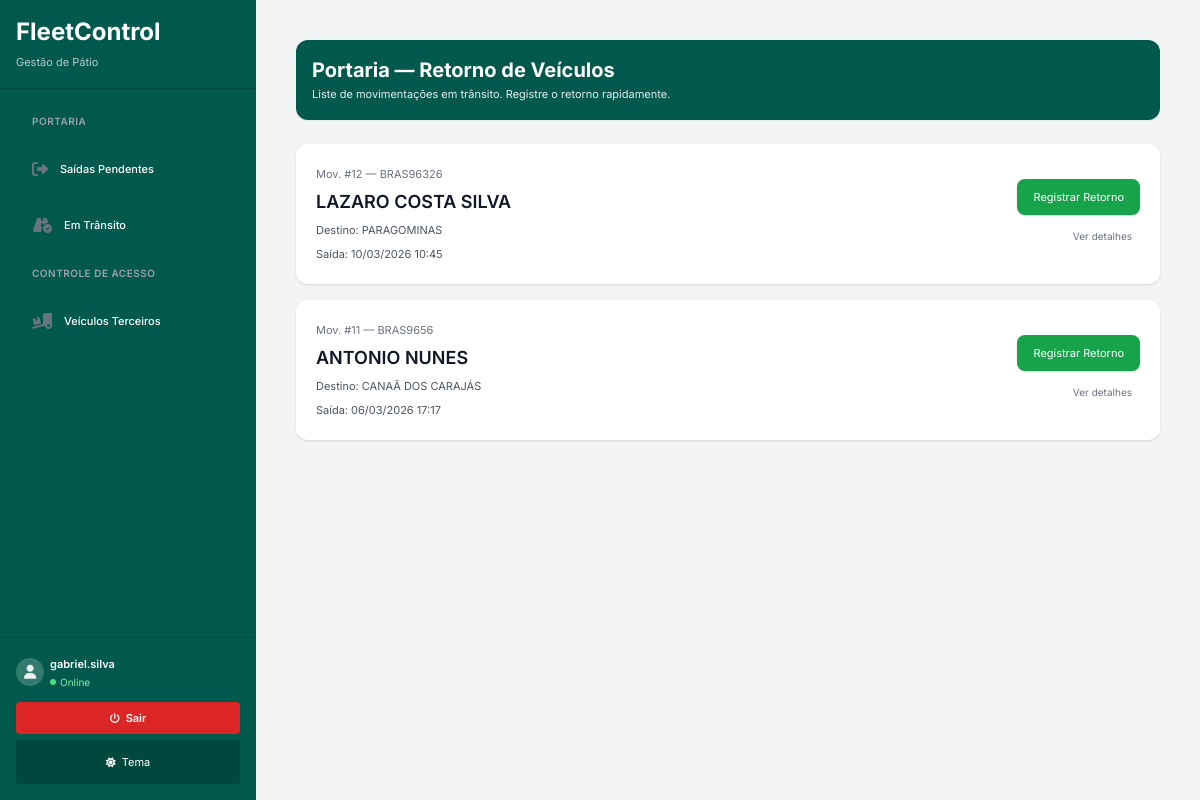
The page /movimentacoes/portaria/retorno/ (signed in) on the database its author committed.
### movimentacoes/models.py (models this page shows, shortened)
class Movimentacao(models.Model):
    STATUS_CHOICES = (
        ("aguardando_checklist_saida", "Aguardando Checklist de Saída"),
        ("aguardando_saida_portaria", "Aguardando Saída da Portaria"),
        ("em_andamento", "Em Andamento"),
        ("aguardando_checklist_retorno", "Aguardando Checklist de Retorno"),
        ("aguardando_retorno_portaria", "Aguardando Retorno da Portaria"),
        ("divergencia_km", "Divergência de KM"),
        ("finalizado", "Finalizado"),
    )
    ORIGEM_CHOICES = (
        ("SISTEMA", "Gerada pelo sistema"),
        ("MANUAL", "Criada manualmente"),
    )
    solicitacao = models.ForeignKey(
        SolicitacaoVeiculo,
        on_delete=models.SET_NULL,
        null=True,
        blank=True,
        related_name="movimentacoes"
    )
    veiculo = models.ForeignKey(Veiculo, on_delete=models.CASCADE)
    motorista = models.ForeignKey(Motorista, on_delete=models.CASCADE)
    origem = models.CharField(
        max_length=20,
        choices=ORIGEM_CHOICES,
        default="SISTEMA",
        db_index=True
    )
    destino = models.CharField(max_length=255)
    finalidade = models.CharField(max_length=255, blank=True)
    status = models.CharField(max_length=40, choices=STATUS_CHOICES)
    km_saida = models.BigIntegerField(null=True, blank=True)
    km_retorno = models.BigIntegerField(null=True, blank=True)
    data_saida = models.DateTimeField(auto_now_add=True)
    data_retorno = models.DateTimeField(null=True, blank=True)
    distancia_percorrida = models.BigIntegerField(null=True, blank=True)
    observacao = models.TextField(blank=True)  # Observações gerais
    observacao_portaria = models.TextField(
        blank=True,
        null=True,
        verbose_name="Observações da portaria (saída)"
    )
    observacao_portaria_retorno = models.TextField(
    blank=True,
    null=True,
    verbose_name="Observações da portaria (retorno)"
)
    porteiro_saida = models.ForeignKey(
        User,
        on_delete=models.SET_NULL,
        null=True,
        blank=True,
        related_name="movimentacoes_porteiro_saida"
    )
    porteiro_saida_nome = models.CharField(max_length=120, null=True, blank=True)
    porteiro_retorno = models.ForeignKey(
        User,
        on_delete=models.SET_NULL,
        null=True,
        blank=True,
        related_name="movimentacoes_porteiro_retorno"
    )
    porteiro_retorno_nome = models.CharField(max_length=120, null=True, blank=True)
    com_cacamba = models.BooleanField(
        default=False,
        verbose_name="Veículo com caçamba",
        help_text="Marque se o veículo saiu com caçamba carregada"
    )
    cacamba_descricao = models.TextField(
        blank=True,
        null=True,
        verbose_name="Descrição do material na caçamba"
    )
    com_prancha = models.BooleanField(
        default=False,
        verbose_name="Veículo com prancha",
        help_text="Marque se o veículo saiu com máquina na prancha"
    )
    prancha_descricao = models.TextField(
        blank=True,
        null=True,
        verbose_name="Descrição da máquina na prancha"
    )
    foto_portaria_geral = models.ImageField(
        upload_to='portaria/saida/geral/%Y/%m/%d/',
        blank=True,
        null=True,
        verbose_name="Foto geral do veículo (saída)"
    )
    foto_portaria_painel = models.ImageField(
        upload_to='portaria/saida/painel/%Y/%m/%d/',
        blank=True,
        null=True,
        verbose_name="Foto do painel/odômetro (saída)"
    )
    foto_portaria_avaria = models.ImageField(
        upload_to='portaria/saida/avarias/%Y/%m/%d/',
        blank=True,
        null=True,
        verbose_name="Foto de avarias (saída)"
    )
    foto_portaria_equipamento = models.ImageField(
        upload_to='portaria/saida/equipamento/%Y/%m/%d/',
        blank=True,
        null=True,
        verbose_name="Foto do equipamento (saída)"
    )
    foto_retorno_geral = models.ImageField(
        upload_to='portaria/retorno/geral/%Y/%m/%d/',
        blank=True,
        null=True,
        verbose_name="Foto geral do veículo (retorno)"
    )
    foto_retorno_painel = models.ImageField(
        upload_to='portaria/retorno/painel/%Y/%m/%d/',
        blank=True,
        null=True,
        verbose_name="Foto do painel/odômetro (retorno)"
    )
    foto_retorno_avaria = models.ImageField(
        upload_to='portaria/retorno/avarias/%Y/%m/%d/',
        blank=True,
        null=True,
        verbose_name="Foto de avarias (retorno)"
    )
    foto_retorno_equipamento = models.ImageField(
        upload_to='portaria/retorno/equipamento/%Y/%m/%d/',
        blank=True,
        null=True,
        verbose_name="Foto do equipamento (retorno)"
    )
    foto_retorno_cacamba = models.ImageField(
        upload_to='portaria/retorno/cacamba/%Y/%m/%d/',
        blank=True,
        null=True,
        verbose_name="Foto da caçamba (retorno)",
        help_text="Foto da caçamba no retorno"
    )
    foto_retorno_prancha = models.ImageField(
        upload_to='portaria/retorno/prancha/%Y/%m/%d/',
        blank=True,
        null=True,
        verbose_name="Foto da prancha (retorno)",
        help_text="Foto da máquina na prancha no retorno"
    )
    foto_retorno_porta_malas = models.ImageField(
        upload_to='portaria/retorno/porta_malas/%Y/%m/%d/',
        blank=True,
        null=True,
        verbose_name="Foto do porta-malas (retorno)",
        help_text="Foto do porta-malas no retorno"
    )
    foto_retorno_combustivel = models.ImageField(
        upload_to='portaria/retorno/combustivel/%Y/%m/%d/',
        blank=True,
        null=True,
        verbose_name="Foto do marcador de combustível (retorno)"
    )
    contrato = models.ForeignKey(
        Contrato,
        on_delete=models.SET_NULL,
        null=True,
        blank=True,
        verbose_name="Contrato vinculado"
    )
    @property
    def em_andamento(self):
        """Propriedade para verificar se a movimentação está em andamento"""
        return self.data_retorno is None
    class Meta:
        verbose_name = "Movimentação"
        verbose_name_plural = "Movimentações"
        ordering = ['-data_saida']
        indexes = [
            models.Index(fields=['status', 'data_saida']),
            models.Index(fields=['veiculo', 'data_saida']),
            models.Index(fields=['motorista', 'data_saida']),
        ]

### veiculos/models.py (models this page shows, shortened)
class Veiculo(models.Model):
    TIPO_VEICULO_CHOICES = [
        ("Carro", "Carro"),
        ("Moto", "Moto"),
        ("Utilitario", "Utilitário"),
        ("Caminhao", "Caminhão"),
    ]
    COMBUSTIVEL_CHOICES = [
        ("Gasolina", "Gasolina"),
        ("Etanol", "Etanol"),
        ("Diesel", "Diesel"),
        ("Flex", "Flex"),
        ("GNV", "GNV"),
        ("Elétrico", "Elétrico"),
        ("Híbrido", "Híbrido"),
    ]
    CATEGORIA_CHOICES = [
        ("Leve", "Leve"),
        ("Pesado", "Pesado"),
        ("Passageiro", "Passageiro"),
        ("Carga", "Carga"),
        ("Onibus", "Ônibus"),
    ]
    TIPO_PROPRIEDADE_CHOICES = [
        ("Proprio", "Próprio"),
        ("Locado", "Locado"),
    ]
    STATUS_CHOICES = [
        ("Disponivel", "Disponível"),
        ("EmTransito", "Em Trânsito"),
        ("Manutencao", "Manutenção"),
        ("Reservado", "Reservado"),
    ]
    CIDADE_CHOICES = [
        ("Curitiba", "Curitiba"),
        ("São Paulo", "São Paulo"),
        ("Rio de Janeiro", "Rio de Janeiro"),
        ("Outros", "Outros"),
    ]
    placa = models.CharField(max_length=10, unique=True)
    renavam = models.CharField(max_length=20, blank=True, null=True)
    marca = models.CharField(max_length=100)
    modelo = models.CharField(max_length=100)
    ano = models.IntegerField()
    cor = models.CharField(max_length=50, blank=True)
    contrato = models.ForeignKey(Contrato, on_delete=models.SET_NULL, null=True, blank=True)
    tag_interna = models.CharField(max_length=50, blank=True, null=True)
    tag_cliente = models.CharField(max_length=50, blank=True, null=True)
    tipo = models.CharField(max_length=20, choices=TIPO_VEICULO_CHOICES)
    categoria = models.CharField(max_length=20, choices=CATEGORIA_CHOICES)
    combustivel = models.CharField(max_length=20, choices=COMBUSTIVEL_CHOICES)
    km_atual = models.PositiveIntegerField(default=0)
    km_anterior = models.PositiveIntegerField(default=0)
    tipo_propriedade = models.CharField(
        max_length=20, choices=TIPO_PROPRIEDADE_CHOICES, default="Proprio"
    )
    status = models.CharField(
        max_length=40, choices=STATUS_CHOICES, default="Disponivel"
    )
    ipva_vencimento = models.DateField(blank=True, null=True)
    licenciamento_vencimento = models.DateField(blank=True, null=True)
    seguro = models.BooleanField(default=False)
    seguro_validade = models.DateField(blank=True, null=True)
    apolice_numero = models.CharField(max_length=50, blank=True, null=True)
    observacoes = models.TextField(blank=True, null=True)
    ativo = models.BooleanField(default=True)

### motoristas/models.py (models this page shows, shortened)
class Motorista(models.Model):
    user = models.OneToOneField(User, on_delete=models.CASCADE, null=True, blank=True)
    nome = models.CharField(max_length=255, blank=True, null=True)
    cpf = models.CharField(max_length=14,blank=True, null=True)
    telefone = models.CharField(max_length=20,blank=True, null=True)
    cnh_numero = models.CharField(max_length=20,blank=True, null=True)
    cnh_categoria = models.CharField(max_length=3,blank=True, null=True)
    cnh_vencimento = models.DateField(blank=True, null=True)
    email = models.CharField(max_length=20,blank=True, null=True)
    matricula = models.CharField(max_length=50)
    endereco = models.TextField(blank=True, null=True)
    cidade = models.CharField(max_length=100)
    estado = models.CharField(max_length=100, null=True, blank=True)
    contrato = models.ForeignKey(Contrato, on_delete=models.SET_NULL, null=True, blank=True)
    ativo = models.BooleanField(default=True)

### movimentacoes/views.py (the view)
# urls.py: path("portaria/retorno/", views.portaria_retorno_list,name="portaria_retorno_list",),
def portaria_retorno_list(request):
    movimentacoes = Movimentacao.objects.filter(
        status="em_andamento"
    ).select_related(
        "veiculo", "motorista", "solicitacao"
    ).order_by("-data_saida")
    return render(request, "portaria/retorno_list.html", {
        "movimentacoes": movimentacoes
    })

### contas/context_processors.py (called while the page is built)
def perfil_usuario(request):
    if not request.user.is_authenticated:
        return {}
    perfil = PerfilUsuario.objects.filter(user=request.user).first()
    return {"perfilusuario": perfil}

def pendencias_gestor(request):
    if not request.user.is_authenticated:
        return {}
    perfil = getattr(request.user, "perfilusuario", None)
    if not perfil or perfil.nivel != "gestor":
        return {}
    pendentes = SolicitacaoVeiculo.objects.filter(
        contrato=perfil.contrato,
        status="PENDENTE"
    ).count()
    return {"pendentes_gestor": pendentes}

### core/context_processors.py (called while the page is built, shortened)
def solicitacoes_sidebar(request):
    if not request.user.is_authenticated:
        return {}
    perfil = getattr(request.user, "perfilusuario", None)
    return {}

### movimentacoes/templates/portaria/retorno_list.html (shortened to what this page needs)
{% extends "core/base.html" %}
{% block content %}
<div class="max-w-4xl mx-auto px-4 py-6">
    <div class="bg-[#00594C] text-white rounded-xl p-4 mb-6 shadow-sm">
        <h1 class="text-xl font-bold">Portaria — Retorno de Veículos</h1>
        <p class="text-sm opacity-90">
            Liste de movimentações em trânsito. Registre o retorno rapidamente.
        </p>
    </div>
    {% if movimentacoes %}
        <div class="space-y-4">
            {% for mov in movimentacoes %}
            <div class="bg-white dark:bg-gray-800 rounded-xl shadow p-5 flex justify-between items-center">
                <div class="space-y-1">
                    <div class="text-sm text-gray-500">
                        Mov. #{{ mov.id }} — {{ mov.veiculo.placa }}
                    </div>
                    <div class="font-semibold text-lg text-gray-900 dark:text-gray-100">
                        {{ mov.motorista.nome }}
                    </div>
                    <div class="text-sm text-gray-600 dark:text-gray-300">
                        Destino: {{ mov.destino }}
                    </div>
                    <div class="text-sm text-gray-600 dark:text-gray-300">
                        Saída: {{ mov.data_saida|date:"d/m/Y H:i" }}
                    </div>
                </div>
                <div class="flex flex-col gap-2">
                    <a href="{% url 'registrar_retorno' mov.id %}"
                        class="px-4 py-2 rounded-lg bg-green-600 hover:bg-green-700 text-white text-sm shadow">
                        Registrar Retorno
                    </a>
                    <a href="{% url 'movimentacao_detalhe' mov.id %}"
                        class="text-xs text-gray-500 hover:underline text-right">
                        Ver detalhes
                    </a>
                </div>
            </div>
            {% endfor %}
        </div>
    {% else %}
        <div class="text-center text-gray-500 py-8">
            Nenhuma movimentação em trânsito para registrar retorno.
        </div>
    {% endif %}
</div>
{% endblock %}

### core/templates/core/sidebar-user.html (shortened to what this page needs)
<div class="flex items-center gap-2 mb-3">
  <div class="w-8 h-8 rounded-full bg-white/20 flex items-center justify-center flex-shrink-0">
    <i class="fa-solid fa-user text-lg text-white/90"></i>
  </div>
  <div class="flex flex-col min-w-0 flex-1">
    <p class="font-semibold text-white text-sm truncate">{{ request.user.username }}</p>
    <p class="text-green-300 text-xs flex items-center gap-1">
      <span class="w-1.5 h-1.5 bg-green-400 rounded-full animate-pulse flex-shrink-0"></span>
      <span class="truncate">Online</span>
    </p>
  </div>
</div>
<a href="{% url 'logout' %}"
  class="flex items-center justify-center gap-1.5 w-full px-2 py-1.5 mb-1.5 rounded bg-red-600 hover:bg-red-700 transition text-white font-semibold text-sm">
  <i class="fa-solid fa-power-off text-xs"></i>
  <span class="truncate">Sair</span>
</a>
<button onclick="toggleTheme()"
  class="flex items-center justify-center gap-1.5 w-full px-2 py-1.5 bg-black/20 hover:bg-black/30 rounded text-white text-sm">
  <i id="themeIcon" class="fa-solid fa-moon text-xs"></i>
  <span class="truncate">Tema</span>
</button>

### core/templates/core/base.html (style rules this page uses)
* { -webkit-tap-highlight-color: transparent; -webkit-font-smoothing: antialiased; -moz-osx-font-smoothing: grayscale; }
html, body { min-height: 100vh; min-height: -webkit-fill-available; touch-action: manipulation; }
body { font-family: "Inter", system-ui, -apple-system, sans-serif; overscroll-behavior-y: none; -webkit-overflow-scrolling: touch; }
button, a.btn, .clickable, input[type="submit"], .menu-item { min-height: 44px !important; min-width: 44px !important; }
html { -webkit-text-size-adjust: 100%; text-size-adjust: 100%; }
* { transition: background-color 0.20s ease, color 0.20s ease, border-color 0.20s ease; }

### core/templates/core/sidebar-user.html (style rules this page uses)
@media (max-width: 1400px) { .flex.items-center.gap-2 { gap: 8px; } }
@media (max-width: 1400px) { .w-8.h-8 { width: 32px; height: 32px; } }
@media (max-width: 1400px) { .fa-user { font-size: 16px; } }
@media (max-width: 1400px) { .text-sm { font-size: 12px; } }
@media (max-width: 1400px) { .text-xs { font-size: 11px; } }
@media (max-width: 1400px) { a, button { padding: 6px 10px; font-size: 12px; } }
@media (max-width: 1400px) { .fa-power-off, .fa-moon { font-size: 11px; } }
@media (max-width: 1200px) { .flex.items-center.gap-2 { gap: 6px; } }
@media (max-width: 1200px) { .w-8.h-8 { width: 28px; height: 28px; } }
@media (max-width: 1200px) { .fa-user { font-size: 14px; } }
@media (max-width: 1200px) { .text-sm { font-size: 11px; } }
@media (max-width: 1200px) { .text-xs { font-size: 10px; } }
@media (max-width: 1200px) { a, button { padding: 5px 8px; font-size: 11px; } }
@media (max-width: 1200px) { .fa-power-off, .fa-moon { font-size: 10px; } }

### rows shown on the page
Movimentacao: id "12", veiculo.placa "BRAS96326", motorista.nome "LAZARO COSTA SILVA", destino "PARAGOMINAS", data_saida "10/03/2026 10:45"
Movimentacao: id "11", veiculo.placa "BRAS9656", motorista.nome "ANTONIO NUNES", destino "CANAÃ DOS CARAJÁS", data_saida "06/03/2026 17:17"

### other values the page prints
{{ request.user.username }} "gabriel.silva"
